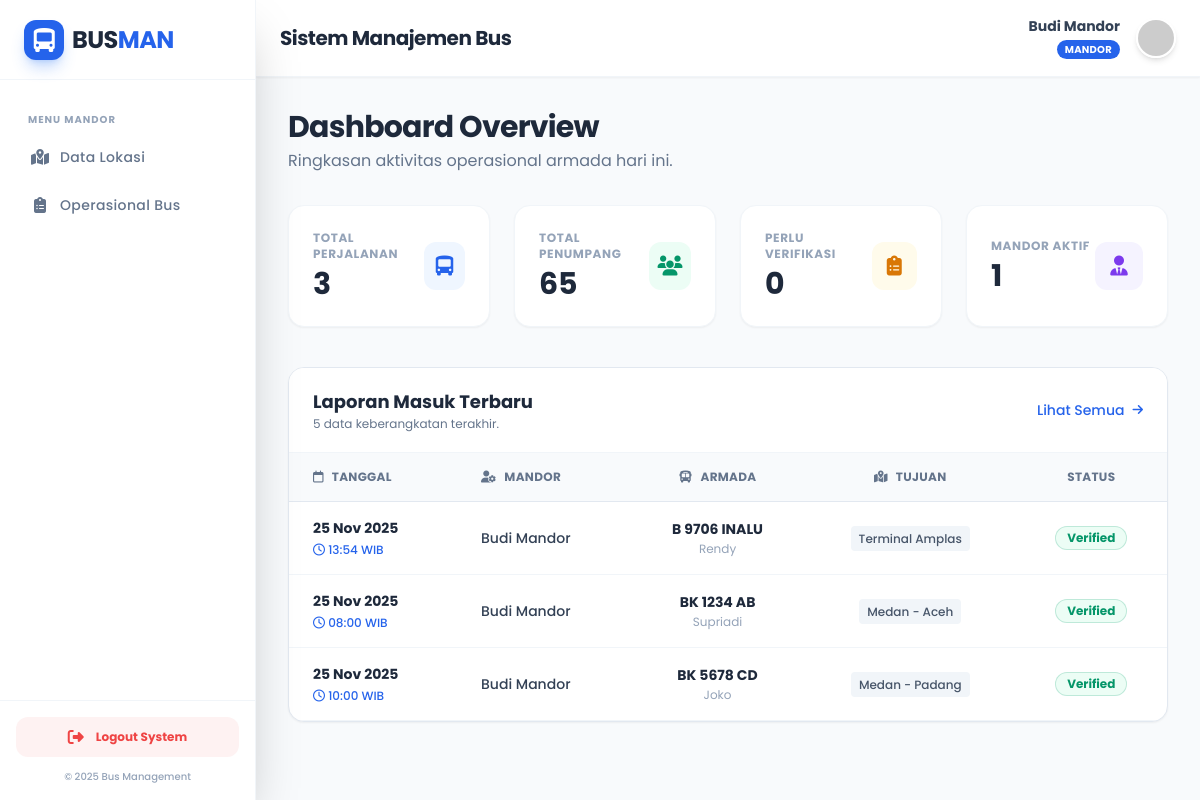
/admin/dashboard.php (signed in), run on the app's committed database.
### tables this page shows
CREATE TABLE `laporan_keberangkatan` (
  `id` int(11) NOT NULL,
  `user_id` int(11) NOT NULL,
  `tanggal_berangkat` date NOT NULL,
  `waktu_berangkat` time NOT NULL,
  `no_polisi` varchar(20) NOT NULL,
  `nama_driver` varchar(100) NOT NULL,
  `jumlah_penumpang` int(11) NOT NULL,
  `tujuan` varchar(100) NOT NULL,
  `foto_dokumentasi` varchar(255) DEFAULT NULL,
  `status` enum('pending','terverifikasi') DEFAULT 'pending',
  `created_at` timestamp NOT NULL DEFAULT current_timestamp()
);

CREATE TABLE `users` (
  `id` int(11) NOT NULL,
  `nama_lengkap` varchar(100) NOT NULL,
  `username` varchar(50) NOT NULL,
  `password` varchar(255) NOT NULL,
  `role` enum('admin','mandor','direksi') NOT NULL,
  `created_at` timestamp NOT NULL DEFAULT current_timestamp()
);

### admin/dashboard.php (the view, shortened to what this page needs)
<?php
include '../layouts/header.php';
include '../layouts/sidebar.php';
include '../layouts/topbar.php';
$q_laporan = mysqli_query($conn, "SELECT COUNT(*) as total FROM laporan_keberangkatan");
$d_laporan = mysqli_fetch_assoc($q_laporan);
$q_penumpang = mysqli_query($conn, "SELECT SUM(jumlah_penumpang) as total FROM laporan_keberangkatan");
$d_penumpang = mysqli_fetch_assoc($q_penumpang);
$q_pending = mysqli_query($conn, "SELECT COUNT(*) as total FROM laporan_keberangkatan WHERE status = 'pending'");
$d_pending = mysqli_fetch_assoc($q_pending);
$q_mandor = mysqli_query($conn, "SELECT COUNT(*) as total FROM users WHERE role = 'mandor'");
$d_mandor = mysqli_fetch_assoc($q_mandor);
?>
<div class="mb-8">
    <h3 class="text-3xl font-bold text-slate-800 tracking-tight">Dashboard Overview</h3>
    <p class="text-slate-500 mt-1">Ringkasan aktivitas operasional armada hari ini.</p>
</div>
<div class="grid grid-cols-1 md:grid-cols-2 lg:grid-cols-4 gap-6 mb-10">
    <div class="bg-white rounded-2xl p-6 shadow-sm border border-slate-100 flex items-center justify-between hover:shadow-md transition duration-300">
        <div>
            <p class="text-xs font-bold text-slate-400 uppercase tracking-wider mb-1">Total Perjalanan</p>
            <h4 class="text-3xl font-bold text-slate-800"><?= number_format($d_laporan['total']) ?></h4>
        </div>
        <div class="w-12 h-12 rounded-xl bg-blue-50 flex items-center justify-center text-blue-600 text-xl">
            <i class="fa-solid fa-bus-simple"></i>
        </div>
    </div>
    <div class="bg-white rounded-2xl p-6 shadow-sm border border-slate-100 flex items-center justify-between hover:shadow-md transition duration-300">
        <div>
            <p class="text-xs font-bold text-slate-400 uppercase tracking-wider mb-1">Total Penumpang</p>
            <h4 class="text-3xl font-bold text-slate-800"><?= number_format($d_penumpang['total']) ?></h4>
        </div>
        <div class="w-12 h-12 rounded-xl bg-emerald-50 flex items-center justify-center text-emerald-600 text-xl">
            <i class="fa-solid fa-users"></i>
        </div>
    </div>
    <div class="bg-white rounded-2xl p-6 shadow-sm border border-slate-100 flex items-center justify-between hover:shadow-md transition duration-300 relative overflow-hidden">
        <div>
            <p class="text-xs font-bold text-slate-400 uppercase tracking-wider mb-1">Perlu Verifikasi</p>
            <h4 class="text-3xl font-bold text-slate-800"><?= number_format($d_pending['total']) ?></h4>
        </div>
        <div class="w-12 h-12 rounded-xl bg-amber-50 flex items-center justify-center text-amber-600 text-xl">
            <i class="fa-solid fa-clipboard-list"></i>
        </div>
    </div>
    <div class="bg-white rounded-2xl p-6 shadow-sm border border-slate-100 flex items-center justify-between hover:shadow-md transition duration-300">
        <div>
            <p class="text-xs font-bold text-slate-400 uppercase tracking-wider mb-1">Mandor Aktif</p>
            <h4 class="text-3xl font-bold text-slate-800"><?= number_format($d_mandor['total']) ?></h4>
        </div>
        <div class="w-12 h-12 rounded-xl bg-violet-50 flex items-center justify-center text-violet-600 text-xl">
            <i class="fa-solid fa-user-tie"></i>
        </div>
    </div>
</div>
<div class="bg-white border border-slate-200 rounded-2xl shadow-sm overflow-hidden">
    <div class="px-6 py-5 border-b border-slate-100 flex justify-between items-center bg-white">
        <div>
            <h4 class="text-lg font-bold text-slate-800">Laporan Masuk Terbaru</h4>
            <p class="text-xs text-slate-500">5 data keberangkatan terakhir.</p>
        </div>
        <a href="laporan.php" class="text-sm font-medium text-blue-600 hover:text-blue-800 transition flex items-center">
            Lihat Semua <i class="fa-solid fa-arrow-right ml-2 text-xs"></i>
        </a>
    </div>
    <div class="overflow-x-auto">
        <table class="w-full text-left border-collapse">
            <thead>
                <tr class="bg-slate-50 text-slate-500 uppercase text-xs font-semibold tracking-wide border-b border-slate-200">
                    <th class="py-4 px-6"><i class="fa-regular fa-calendar mr-2"></i>Tanggal</th>
                    <th class="py-4 px-6"><i class="fa-solid fa-user-gear mr-2"></i>Mandor</th>
                    <th class="py-4 px-6 text-center"><i class="fa-solid fa-bus mr-2"></i>Armada</th>
                    <th class="py-4 px-6 text-center"><i class="fa-solid fa-map-location-dot mr-2"></i>Tujuan</th>
                    <th class="py-4 px-6 text-center">Status</th>
                </tr>
            </thead>
            <tbody class="text-slate-600 text-sm">
                <?php
                $query = "SELECT l.*, u.nama_lengkap as nama_mandor
                          FROM laporan_keberangkatan l
                          JOIN users u ON l.user_id = u.id
                          ORDER BY l.created_at DESC LIMIT 5";
                $result = mysqli_query($conn, $query);
                if (mysqli_num_rows($result) > 0) {
                    while ($row = mysqli_fetch_assoc($result)) : ?>
                        <tr class="border-b border-slate-100 hover:bg-slate-50 transition duration-150">
                            <td class="py-4 px-6 whitespace-nowrap">
                                <div class="font-bold text-slate-800"><?= date('d M Y', strtotime($row['tanggal_berangkat'])) ?></div>
                                <div class="text-xs text-blue-600 font-medium mt-1">
                                    <i class="fa-regular fa-clock"></i> <?= substr($row['waktu_berangkat'], 0, 5) ?> WIB
                                </div>
                            </td>
                            <td class="py-4 px-6">
                                <span class="font-medium text-slate-700"><?= $row['nama_mandor'] ?></span>
                            </td>
                            <td class="py-4 px-6 text-center">
                                <div class="font-bold text-slate-800"><?= $row['no_polisi'] ?></div>
                                <div class="text-xs text-slate-400 mt-0.5"><?= $row['nama_driver'] ?></div>
                            </td>
                            <td class="py-4 px-6 text-center">
                                <span class="px-2 py-1 bg-slate-100 rounded text-xs text-slate-600 font-medium">
                                    <?= $row['tujuan'] ?>
                                </span>
                            </td>
                            <td class="py-4 px-6 text-center">
                                <?php if($row['status'] == 'terverifikasi'): ?>
                                    <span class="inline-flex items-center gap-1.5 px-3 py-1 rounded-full text-xs font-bold bg-emerald-50 text-emerald-600 ring-1 ring-inset ring-emerald-600/20">
                                        Verified
                                    </span>
                                <?php else: ?>
                                    <span class="inline-flex items-center gap-1.5 px-3 py-1 rounded-full text-xs font-bold bg-amber-50 text-amber-600 ring-1 ring-inset ring-amber-600/20 animate-pulse">
                                        Pending
                                    </span>
                                <?php endif; ?>
                            </td>
                        </tr>
                    <?php endwhile;
                } else {
                    echo "<tr><td colspan='5' class='text-center py-8 text-slate-400 italic'>Belum ada data laporan masuk hari ini.</td></tr>";
                }
                ?>
            </tbody>
        </table>
    </div>
</div>
<?php
include '../layouts/footer.php';
?>

### layouts/header.php (style rules this page uses)
body { font-family: 'Poppins', sans-serif; }

### data on the page
laporan_keberangkatan: tanggal_berangkat "25 Nov 2025", waktu_berangkat "13:54", user.nama_lengkap "Budi Mandor", no_polisi "B 9706 INALU", nama_driver "Rendy", tujuan "Terminal Amplas", status "Verified"
laporan_keberangkatan: tanggal_berangkat "25 Nov 2025", waktu_berangkat "08:00", user.nama_lengkap "Budi Mandor", no_polisi "BK 1234 AB", nama_driver "Supriadi", tujuan "Medan - Aceh", status "Verified"
laporan_keberangkatan: tanggal_berangkat "25 Nov 2025", waktu_berangkat "10:00", user.nama_lengkap "Budi Mandor", no_polisi "BK 5678 CD", nama_driver "Joko", tujuan "Medan - Padang", status "Verified"

### other printed values
$_SESSION['nama_lengkap'] "Budi Mandor"
$_SESSION['role'] "MANDOR"
$d_laporan['total'] "3"
$d_penumpang['total'] "65"
$d_pending['total'] "0"
$d_mandor['total'] "1"
